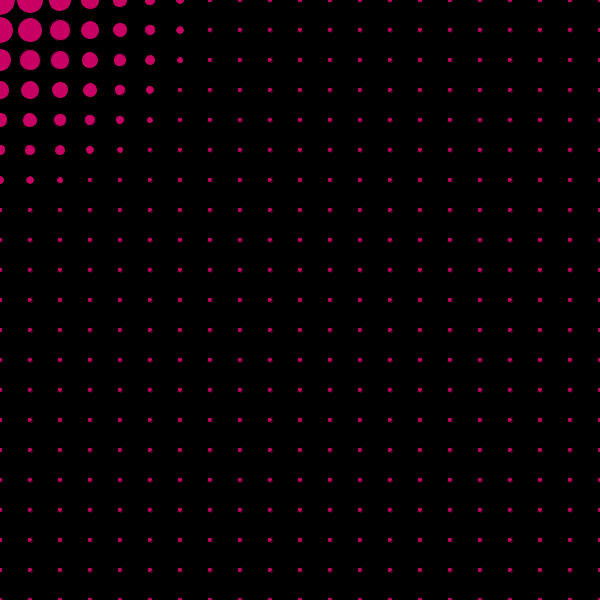
Frame 1 (no input)
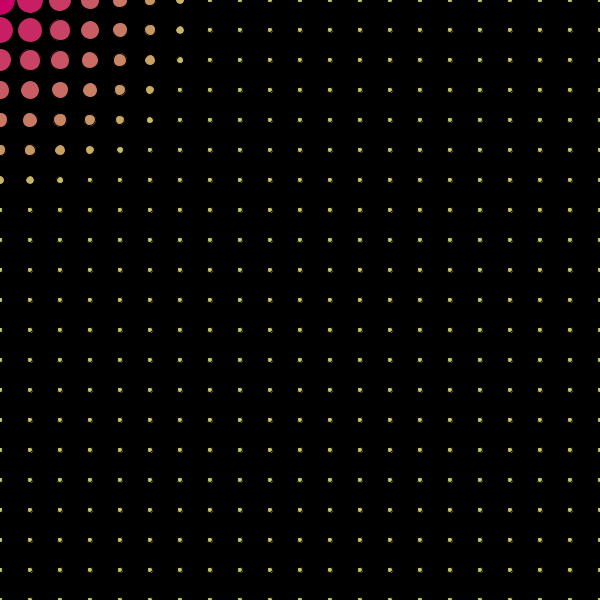
Frame 60 (the mouse pressed at the canvas centre just before this capture)
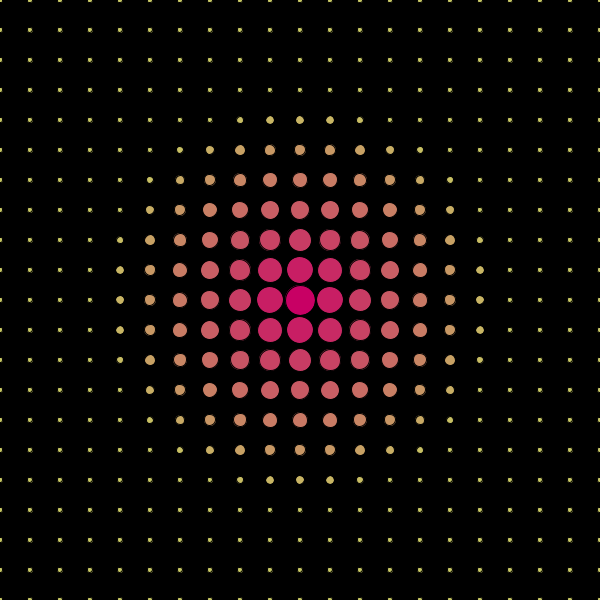
Frame 120 (the mouse held since frame 60 and released just before this capture)

The Processing sketch that drew these frames (run headless with seeded random() and noise(); from frame 60 on, the mouse is pressed at the canvas centre):

// Processing sketch: processing_71166
// ── processing_71166.pde

Spot [][] mySpot = new Spot[30][30];  

void setup() {
  size(600, 600);
  smooth();

   for (int i=0; i<mySpot.length; i++) {
     for(int j=0; j<mySpot[i].length; j++) {
    mySpot [i][j] = new Spot(30*i, 30*j, 20);
    }
  }
}


void draw() {
  background(0);

    for (int i=0; i<mySpot.length; i++) {
    for(int j=0; j<mySpot[i].length; j++) {
       fill(200,mySpot[i][j].mouseDist,100);
      mySpot[i][j].update(mouseX, mouseY);
      mySpot[i][j].display();
    }
  }
}



class Spot {
  
  float x;
  float y;
  float mx;
  float my;
  float sz;
  float mouseDist;
  float mouseDistMapped;
  
  
    Spot(float xPos, float yPos, float spotSize){
    x = xPos;      
    y = yPos;      
    sz = spotSize; 
  }
  
  

  void update(float mousePosX, float mousePosY){
    mx = mousePosX;
    my = mousePosY;
    mouseDist = dist(x, y, mx, my);
    mouseDist = constrain(mouseDist, 0, 200);
    mouseDistMapped = map(mouseDist, 0, 200, 1.5, 0.3);
  }
  

  void display(){

    ellipse(x, y, sz * mouseDistMapped, sz * mouseDistMapped); 
  }  
}
